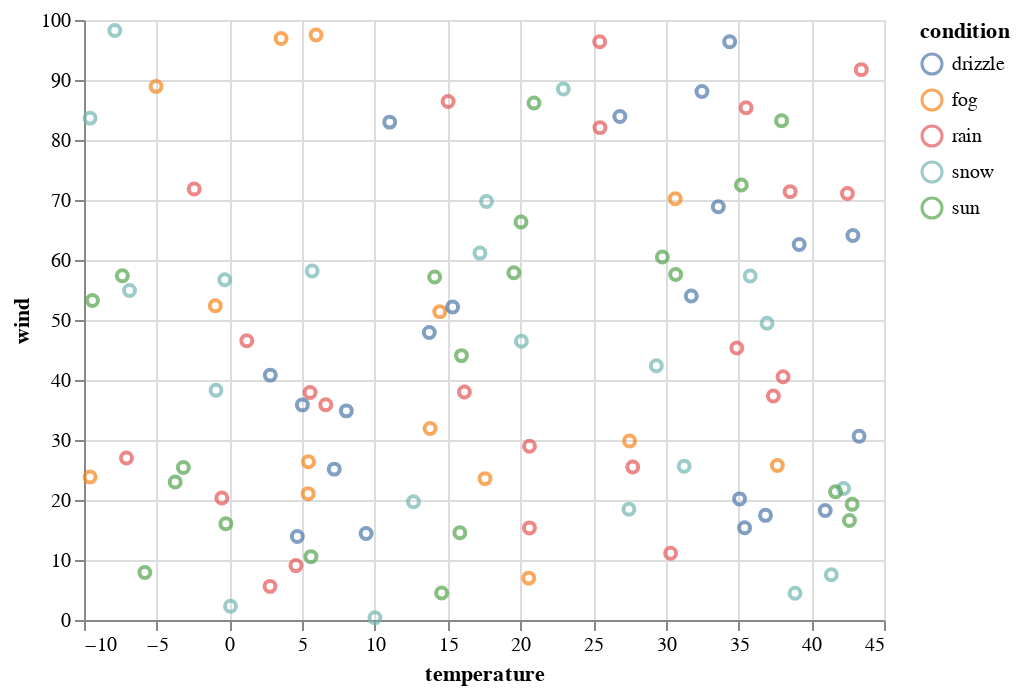

Notebook code for this chart:
### Code cell
base = alt.Chart(df)
point = base.mark_point().encode(
    x=alt.X(field="temperature", type="quantitative", scale=alt.Scale(type="linear")),
    y=alt.Y(field="wind", type="quantitative", scale=alt.Scale(type="linear")),
    color=alt.Color(field="condition", type="nominal", scale=alt.Scale(type="ordinal")),
)
display_chart(point)

### Figure 1 — Vega-Lite specification as saved in the notebook (floating-point values rounded to 4 significant figures)
{"config": {"view": {"continuousWidth": 400, "continuousHeight": 300}}, "data": {"name": "data-62648c40dc40a84dcc0ff734b69b013d"}, "mark": "point", "encoding": {"color": {"field": "condition", "scale": {"type": "ordinal"}, "type": "nominal"}, "x": {"field": "temperature", "scale": {"type": "linear"}, "type": "quantitative"}, "y": {"field": "wind", "scale": {"type": "linear"}, "type": "quantitative"}}, "$schema": "https://vega.github.io/schema/vega-lite/v4.17.0.json", "datasets": {"data-62648c40dc40a84dcc0ff734b69b013d": [{"temperature": 15.95, "wind": 44.06, "precipitation": 39.57, "condition": "sun"}, {"temperature": 35.8, "wind": 57.35, "precipitation": 51.1, "condition": "snow"}, {"temperature": 34.39, "wind": 96.36, "precipitation": 40.97, "condition": "drizzle"}, {"temperature": 7.205, "wind": 25.15, "precipitation": 85.49, "condition": "drizzle"}, {"temperature": 19.55, "wind": 57.88, "precipitation": 73.7, "condition": "sun"}, {"temperature": 40.96, "wind": 18.24, "precipitation": 12.34, "condition": "drizzle"}, {"temperature": 8.037, "wind": 34.86, "precipitation": 47.4, "condition": "drizzle"}, {"temperature": -0.9238, "wind": 38.28, "precipitation": 49.08, "condition": "snow"}, {"temperature": 5.432, "wind": 26.38, "precipitation": 11.85, "condition": "fog"}, {"temperature": -0.5233, "wind": 20.34, "precipitation": 17.6, "condition": "rain"}, {"temperature": -0.3212, "wind": 56.71, "precipitation": 27.9, "condition": "snow"}, {"temperature": -5.817, "wind": 7.922, "precipitation": 58.97, "condition": "sun"}, {"temperature": 29.35, "wind": 42.36, "precipitation": 52.3, "condition": "snow"}, {"temperature": -3.17, "wind": 25.42, "precipitation": 75.96, "condition": "sun"}, {"temperature": 29.76, "wind": 60.51, "precipitation": 27.63, "condition": "sun"}, {"temperature": -2.423, "wind": 71.82, "precipitation": 27.87, "condition": "rain"}, {"temperature": 27.72, "wind": 25.5, "precipitation": 56.95, "condition": "rain"}, {"temperature": 42.86, "wind": 64.08, "precipitation": 43.21, "condition": "drizzle"}, {"temperature": 17.67, "wind": 69.77, "precipitation": 4.879, "condition": "snow"}, {"temperature": 14.11, "wind": 57.18, "precipitation": 23.0, "condition": "sun"}, {"temperature": 13.74, "wind": 47.92, "precipitation": 14.36, "condition": "drizzle"}, {"temperature": 38.55, "wind": 71.4, "precipitation": 47.87, "condition": "rain"}, {"temperature": 35.42, "wind": 15.37, "precipitation": 10.14, "condition": "drizzle"}, {"temperature": 42.81, "wind": 19.29, "precipitation": 83.72, "condition": "sun"}, {"temperature": 5.542, "wind": 37.92, "precipitation": 1.806, "condition": "rain"}, {"temperature": 31.26, "wind": 25.61, "precipitation": 94.0, "condition": "snow"}, {"temperature": 12.65, "wind": 19.72, "precipitation": 4.277, "condition": "snow"}, {"temperature": 27.46, "wind": 18.46, "precipitation": 14.86, "condition": "snow"}, {"temperature": 39.17, "wind": 62.58, "precipitation": 61.91, "condition": "drizzle"}, {"temperature": 20.58, "wind": 6.979, "precipitation": 26.2, "condition": "fog"}, {"temperature": 43.44, "wind": 91.73, "precipitation": 49.93, "condition": "rain"}, {"temperature": 37.39, "wind": 37.35, "precipitation": 79.01, "condition": "rain"}, {"temperature": -0.974, "wind": 52.37, "precipitation": 30.45, "condition": "fog"}, {"temperature": 32.48, "wind": 88.07, "precipitation": 79.8, "condition": "drizzle"}, {"temperature": 35.07, "wind": 20.18, "precipitation": 68.33, "condition": "drizzle"}, {"temperature": 30.65, "wind": 70.21, "precipitation": 14.84, "condition": "fog"}, {"temperature": 17.57, "wind": 23.57, "precipitation": 33.43, "condition": "fog"}, {"temperature": 37.67, "wind": 25.75, "precipitation": 22.16, "condition": "fog"}, {"temperature": 5.014, "wind": 35.85, "precipitation": 50.43, "condition": "drizzle"}, {"temperature": 0.072, "wind": 2.304, "precipitation": 43.69, "condition": "snow"}, {"temperature": 5.955, "wind": 97.51, "precipitation": 18.94, "condition": "fog"}, {"temperature": 30.33, "wind": 11.12, "precipitation": 16.1, "condition": "rain"}, {"temperature": 14.46, "wind": 51.39, "precipitation": 51.52, "condition": "fog"}, {"temperature": 9.396, "wind": 14.41, "precipitation": 58.34, "condition": "drizzle"}, {"temperature": -7.883, "wind": 98.24, "precipitation": 51.41, "condition": "snow"}, {"temperature": 36.85, "wind": 17.44, "precipitation": 55.91, "condition": "drizzle"}, {"temperature": -9.583, "wind": 23.84, "precipitation": 61.61, "condition": "fog"}, {"temperature": -9.419, "wind": 53.25, "precipitation": 78.45, "condition": "sun"}, {"temperature": 4.572, "wind": 9.069, "precipitation": 42.45, "condition": "rain"}, {"temperature": 6.62, "wind": 35.88, "precipitation": 64.99, "condition": "rain"}, {"temperature": 20.63, "wind": 28.95, "precipitation": 14.3, "condition": "rain"}, {"temperature": -9.584, "wind": 83.65, "precipitation": 35.87, "condition": "snow"}, {"temperature": 11.02, "wind": 82.98, "precipitation": 67.52, "condition": "drizzle"}, {"temperature": 5.411, "wind": 21.06, "precipitation": 98.11, "condition": "fog"}, {"temperature": 2.807, "wind": 40.81, "precipitation": 17.11, "condition": "drizzle"}, {"temperature": 33.61, "wind": 68.87, "precipitation": 1.751, "condition": "drizzle"}, {"temperature": -3.731, "wind": 22.99, "precipitation": 20.45, "condition": "sun"}, {"temperature": 38.89, "wind": 4.451, "precipitation": 50.19, "condition": "snow"}, {"temperature": 30.68, "wind": 57.59, "precipitation": 3.882, "condition": "sun"}, {"temperature": 20.94, "wind": 86.16, "precipitation": 84.65, "condition": "sun"}, {"temperature": 37.96, "wind": 83.22, "precipitation": 78.1, "condition": "sun"}, {"temperature": 2.789, "wind": 5.605, "precipitation": 64.23, "condition": "rain"}, {"temperature": -7.363, "wind": 57.38, "precipitation": 18.5, "condition": "sun"}, {"temperature": 1.191, "wind": 46.53, "precipitation": 56.22, "condition": "rain"}, {"temperature": 5.601, "wind": 10.56, "precipitation": 10.01, "condition": "sun"}, {"temperature": 38.06, "wind": 40.56, "precipitation": 18.58, "condition": "rain"}, {"temperature": 10.0, "wind": 0.3814, "precipitation": 3.432, "condition": "snow"}, {"temperature": 35.52, "wind": 85.38, "precipitation": 72.28, "condition": "rain"}, {"temperature": 42.22, "wind": 21.9, "precipitation": 64.45, "condition": "snow"}, {"temperature": 42.63, "wind": 16.6, "precipitation": 85.32, "condition": "sun"}, {"temperature": 4.667, "wind": 13.91, "precipitation": 87.48, "condition": "drizzle"}, {"temperature": 16.15, "wind": 38.0, "precipitation": 47.26, "condition": "rain"}, {"temperature": 15.03, "wind": 86.43, "precipitation": 81.7, "condition": "rain"}, {"temperature": 35.19, "wind": 72.51, "precipitation": 22.44, "condition": "sun"}, {"temperature": 26.84, "wind": 83.91, "precipitation": 63.12, "condition": "drizzle"}, {"temperature": 34.88, "wind": 45.33, "precipitation": 0.9936, "condition": "rain"}, {"temperature": 41.38, "wind": 7.545, "precipitation": 54.7, "condition": "snow"}, {"temperature": 36.96, "wind": 49.47, "precipitation": 85.48, "condition": "snow"}, {"temperature": 14.59, "wind": 4.49, "precipitation": 10.31, "condition": "sun"}, {"temperature": 20.04, "wind": 66.33, "precipitation": 74.45, "condition": "sun"}, {"temperature": 25.47, "wind": 82.06, "precipitation": 61.2, "condition": "rain"}, {"temperature": 20.07, "wind": 46.45, "precipitation": 53.6, "condition": "snow"}, {"temperature": 5.685, "wind": 58.17, "precipitation": 31.24, "condition": "snow"}, {"temperature": 42.49, "wind": 71.08, "precipitation": 61.47, "condition": "rain"}, {"temperature": -7.079, "wind": 27.0, "precipitation": 19.79, "condition": "rain"}, {"temperature": -5.045, "wind": 88.94, "precipitation": 99.5, "condition": "fog"}, {"temperature": 25.45, "wind": 96.39, "precipitation": 69.85, "condition": "rain"}, {"temperature": 22.96, "wind": 88.49, "precipitation": 40.27, "condition": "snow"}, {"temperature": 27.51, "wind": 29.84, "precipitation": 27.85, "condition": "fog"}, {"temperature": -6.87, "wind": 54.9, "precipitation": 29.74, "condition": "snow"}, {"temperature": 41.67, "wind": 21.39, "precipitation": 23.45, "condition": "sun"}, {"temperature": 15.84, "wind": 14.55, "precipitation": 78.91, "condition": "sun"}, {"temperature": 13.79, "wind": 31.92, "precipitation": 65.39, "condition": "fog"}, {"temperature": -0.2479, "wind": 16.05, "precipitation": 26.22, "condition": "sun"}, {"temperature": 20.63, "wind": 15.35, "precipitation": 94.2, "condition": "rain"}, {"temperature": 17.22, "wind": 61.15, "precipitation": 27.79, "condition": "snow"}, {"temperature": 15.34, "wind": 52.16, "precipitation": 44.26, "condition": "drizzle"}, {"temperature": 43.29, "wind": 30.62, "precipitation": 90.71, "condition": "drizzle"}, {"temperature": 31.75, "wind": 54.0, "precipitation": 98.59, "condition": "drizzle"}, {"temperature": 3.548, "wind": 96.91, "precipitation": 50.0, "condition": "fog"}]}}
